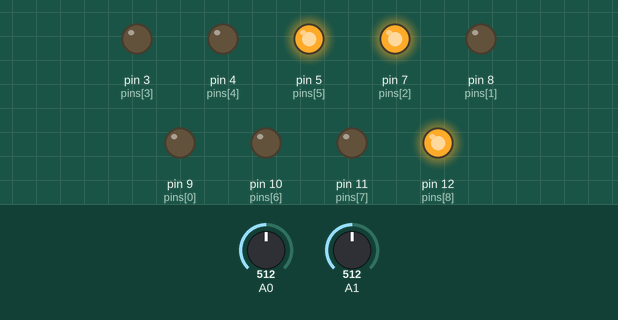
Simulated run of this sketch. Board: Arduino Uno, built with avr-gcc and run on an emulated ATmega328P. Parts: output pins drawn as LEDs (lit = HIGH). The test bench sets the inputs (shaded band); at power-on: A0 = 512, A1 = 512.

Above: at 1.2 s.
1.3 s: A0 set to 513
At 1.6 s:
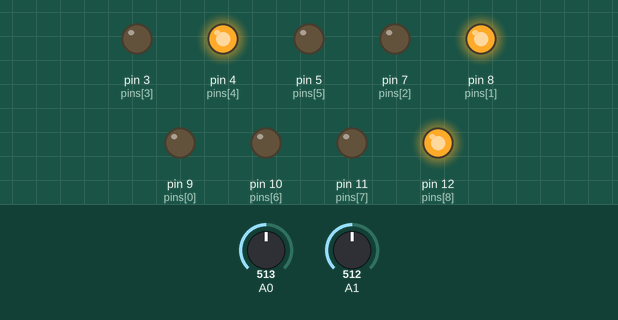
2.8 s: A1 set to 716
At 4.0 s:
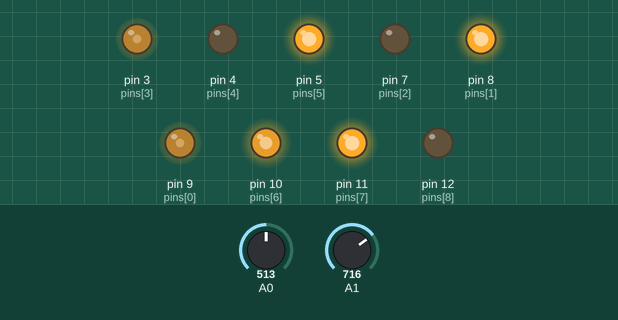
4.3 s: A1 set to 900
At 5.1 s:
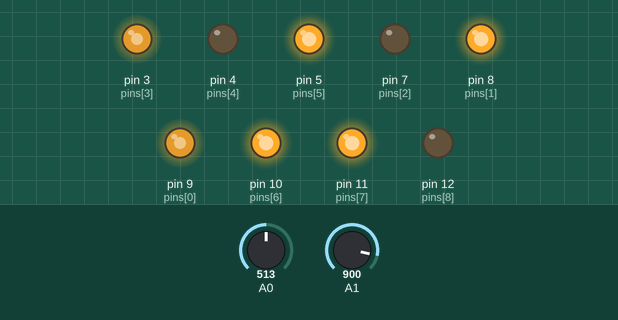
5.8 s: A0 set to 716
At 6.3 s:
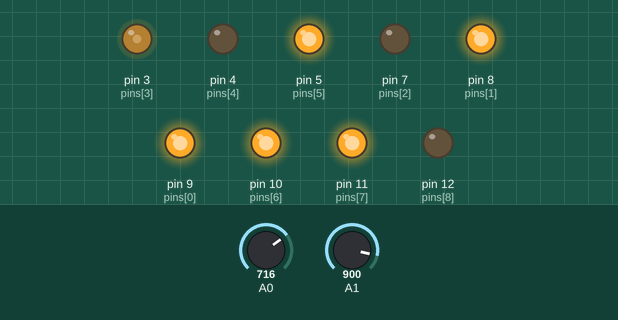
7.3 s: A1 set to 1023
At 8.5 s:
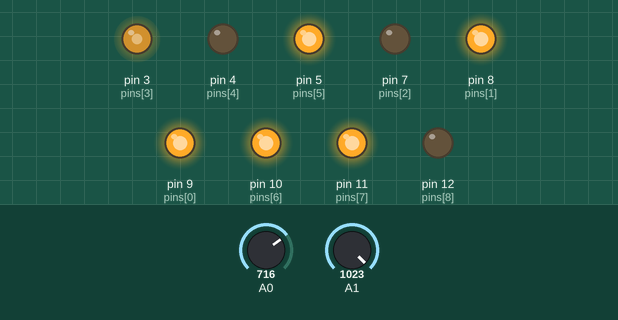
8.8 s: A0 set to 900
At 9.7 s:
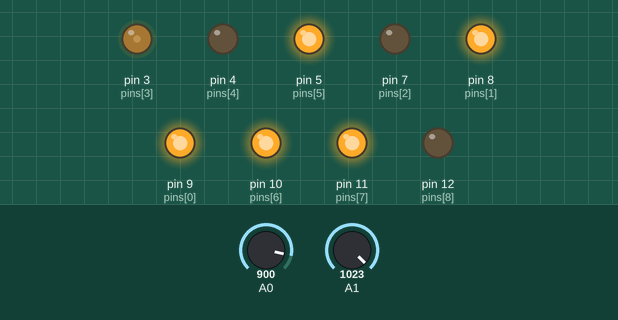
Timing chart, 0 to 11.3 s (numbered marks = the images above; inputs shaded):
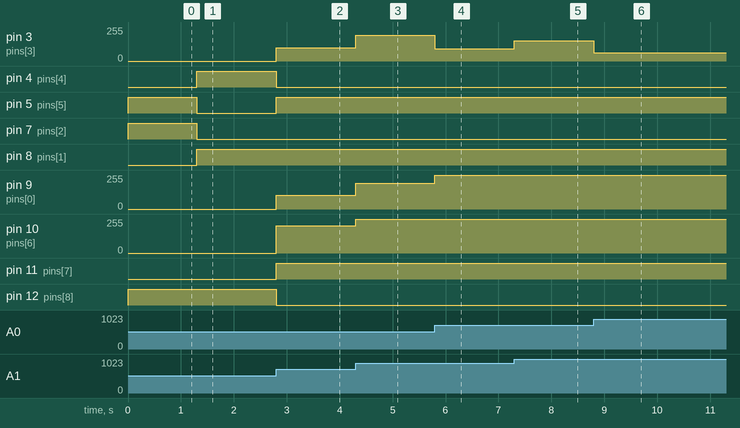

Measured:
- the behaviour switches between 512 and 513 on A0 (found by bisection; images 0 and 1)
- after the input at 1.3 s, pin 4 (pins[4]), pin 8 (pins[1]): LOW → HIGH at once; pin 5 (pins[5]), pin 7 (pins[2]): HIGH → LOW at once
- after the input at 2.8 s, pin 3 (pins[3]): 0/255 → 101/255 at once; pin 4 (pins[4]), pin 12 (pins[8]): HIGH → LOW at once; pin 5 (pins[5]), pin 11 (pins[7]): LOW → HIGH at once; pin 9 (pins[0]): 0/255 → 102/255 at once; pin 10 (pins[6]): 0/255 → 204/255 at once
- after the input at 4.3 s, pin 3 (pins[3]): 101/255 → 193/255 at once; pin 9 (pins[0]): 102/255 → 194/255 at once; pin 10 (pins[6]): 204/255 → 255/255 at once
- after the input at 5.8 s, pin 3 (pins[3]): 193/255 → 92/255 at once; pin 9 (pins[0]): 194/255 → 255/255 at once
- after the input at 7.3 s, pin 3 (pins[3]): 92/255 → 153/255 at once
- after the input at 8.8 s, pin 3 (pins[3]): 153/255 → 61/255 at once

The sketch:

CODIGO_R.O.V.ino
```cpp
void setup()
{
  int pins[] = {9, 8, 7, 3, 4, 5, 10, 11, 12};
  for (int i = 0; i < sizeof(pins) / sizeof(pins[0]); i++) {
    pinMode(pins[i], OUTPUT);
  }
}

void loop()
{
  int Y = analogRead(A0);
  int X = analogRead(A1);

  float MD = 0.5 * (Y - 512) + 0.5 * (X - 512);
  float ME = 0.5 * (Y - 512) - 0.5 * (X - 512);
  float MC = X - 512;

  MD = constrain(MD, -255, 255);
  ME = constrain(ME, -255, 255);
  MC = constrain(MC, -255, 255);

  digitalWrite(8, MD > 0);
  digitalWrite(7, MD <= 0);
  digitalWrite(4, ME > 0);
  digitalWrite(5, ME <= 0);
  digitalWrite(11, MC > 0);
  digitalWrite(12, MC <= 0);

  analogWrite(9, abs(MD));
  analogWrite(3, abs(ME));
  analogWrite(10, abs(MC));
}
```
